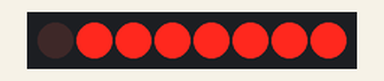
Recording of a sketch running on a simulated Arduino Uno, built with avr-gcc and run on an emulated ATmega328P. Parts: 8 shift-register outputs drawn as a row of LEDs (first output left, lit = HIGH). Wiring (inferred from the names in the program): shift register (74HC595): data pin 13; shift clock pin 11; latch pin 12. Wiring (inferred from the signals the program sends): row of LEDs: on Q0, Q1, Q2, Q3, Q4, Q5, Q6, Q7. What the sketch prints to the serial monitor is not drawn.

Above: at 0.1 s.
At 9.01 s:
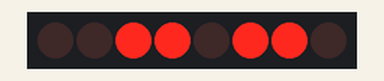
Timing chart, 0 to 10.2 s (numbered marks = the images above):
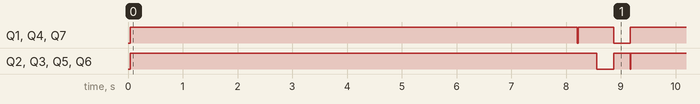

The sketch:

sketch_part2.ino
```cpp
volatile byte state = LOW;
const byte latchPin = 12;
const byte clockPin = 11;
const byte dataPin = 13;
byte leds[5];
int currentLED = 0; // for font switching within each case
int currNum = 0;    // for switch case for counting from 0-9
int delayCtr = 0;

// Function prototypes
void setPin(int pin, int val);
void shiftByte(byte leds);

void setup()
{
  Serial.begin(9600);

  // clock = DDB3
  // latch = DDB4
  // data = DDB5
  DDRB |= (1 << DDB3) | (1 << DDB4) | (1 << DDB5); // set pin directions
}

void loop()
{
  // cycle which LEDs are on quickly to display a full number
  if (currentLED == 4)
  {
    currentLED = 0;
  }
  else
  {
    currentLED++;
  }

  // cycle the number to be displayed
  if (delayCtr == 250)
  {
    delayCtr = 0;
    if (currNum == 9)
    {
      currNum = 0;
    }
    else
    {
      currNum++;
    }
  }
  else
  {
    delayCtr++;
    delay(1);
  }

  if (currNum == 0)
  {
    leds[0] = 0x3E;
    leds[1] = 0x51;
    leds[2] = 0x49;
    leds[3] = 0x45;
    leds[4] = 0x3E;
  }
  else if (currNum == 1)
  {
    leds[0] = 0x00;
    leds[1] = 0x42;
    leds[2] = 0x7F;
    leds[3] = 0x40;
    leds[4] = 0x00;
  }
  else if (currNum == 2)
  {
    leds[0] = 0x42;
    leds[1] = 0x61;
    leds[2] = 0x51;
    leds[3] = 0x49;
    leds[4] = 0x46;
  }
  else if (currNum == 3)
  {
    leds[0] = 0x21;
    leds[1] = 0x41;
    leds[2] = 0x45;
    leds[3] = 0x4B;
    leds[4] = 0x31;
  }
  else if (currNum == 4)
  {
    leds[0] = 0x18;
    leds[1] = 0x14;
    leds[2] = 0x12;
    leds[3] = 0x7F;
    leds[4] = 0x10;
  }
  else if (currNum == 5)
  {
    leds[0] = 0x27;
    leds[1] = 0x45;
    leds[2] = 0x45;
    leds[3] = 0x45;
    leds[4] = 0x39;
  }
  else if (currNum == 6)
  {
    leds[0] = 0x3C;
    leds[1] = 0x4A;
    leds[2] = 0x49;
    leds[3] = 0x49;
    leds[4] = 0x30;
  }
  else if (currNum == 7)
  {
    leds[0] = 0x01;
    leds[1] = 0x71;
    leds[2] = 0x09;
    leds[3] = 0x05;
    leds[4] = 0x03;
  }
  else if (currNum == 8)
  {
    leds[0] = 0x36;
    leds[1] = 0x49;
    leds[2] = 0x49;
    leds[3] = 0x49;
    leds[4] = 0x36;
  }
  else
  {
    leds[0] = 0x06;
    leds[1] = 0x49;
    leds[2] = 0x49;
    leds[3] = 0x29;
    leds[4] = 0x1E;
  }

  setPin(DDB4, LOW);                                         // let shift register update output pins after data has been shifted in
  myshiftOut(dataPin, clockPin, LSBFIRST, leds[currentLED]); // Shift out current LED byte
                                                             //    clock = DDB3
                                                             //    latch = DDB4
                                                             //    data = DDB5
  setPin(DDB4, HIGH);
  Serial.println(leds[currentLED]);
}

void setPin(int pin, int val)
{
  if (val == 1)
  {
    PORTB |= (1 << (pin)); // high
  }
  else
  {
    PORTB &= ~(1 << (pin)); // low
  }
}

void myshiftOut(int dataPin, int clockPin, int bitOrder, byte val)
{
  for (uint8_t i = 0; i < 8; i++)
  {
    if (bitOrder == LSBFIRST)
    {
      setPin(DDB5, !!(val & (1 << i))); // Write the bit value to the data pin
    }
    else
    {
      setPin(DDB5, !!(val & (1 << (7 - i)))); // Write the bit value to the data pin
    }

    // Pulse the clock pin to signal that the bit is ready
    setPin(DDB3, HIGH);
    setPin(DDB3, LOW);
  }
}
```

Measured:
- by itself, Q1, Q4, Q7: goes HIGH 8.2 s, LOW 0.02 s, HIGH 0.65 s, LOW 0.30 s, then HIGH
- by itself, Q2, Q3, Q5, Q6: goes HIGH 8.5 s, LOW 0.30 s, HIGH 0.30 s, LOW 0.01 s, then HIGH
